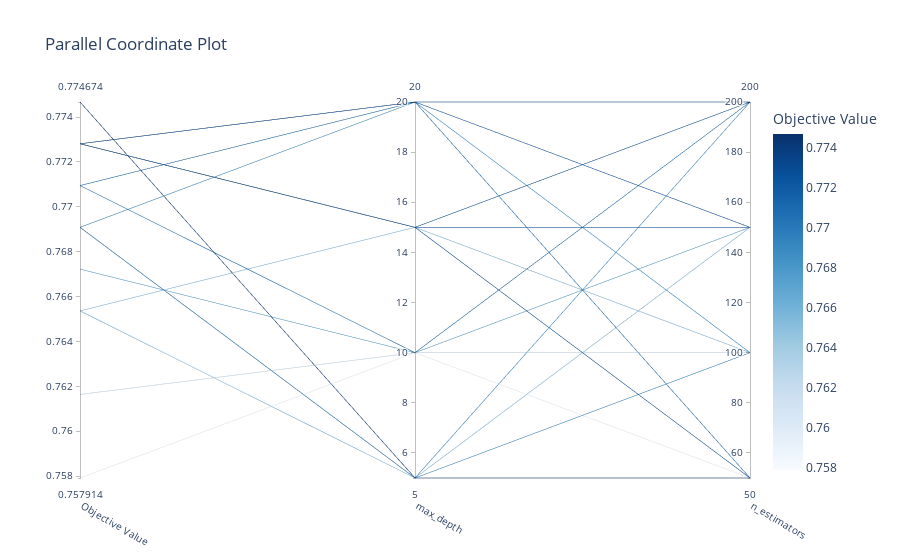

This figure's notebook cell:
### Code cell
# it's show that, the region we select
# maybe the best value or not, density is almost same in everywhere.
# if any region density is high, then, we should do more study
# in that range

plot_parallel_coordinate(study).show()

### Figure 1 — Plotly figure (JSON) as saved in the notebook; plotly's stock layout.template omitted (floating-point values rounded to 4 significant figures)
{"data": [{"dimensions": [{"label": "Objective Value", "range": [0.7579, 0.7747], "values": [0.7691, 0.7672, 0.7728, 0.7654, 0.7691, 0.7579, 0.7654, 0.7728, 0.7728, 0.7709, 0.7728, 0.7728, 0.7691, 0.7747, 0.7616, 0.7709]}, {"label": "max_depth", "range": [5, 20], "values": [5, 10, 15, 15, 20, 10, 5, 20, 15, 10, 20, 15, 5, 5, 10, 20]}, {"label": "n_estimators", "range": [50, 200], "values": [100, 150, 50, 100, 100, 50, 150, 150, 150, 200, 200, 200, 200, 50, 100, 50]}], "labelangle": 30, "labelside": "bottom", "line": {"color": [0.7691, 0.7672, 0.7728, 0.7654, 0.7691, 0.7579, 0.7654, 0.7728, 0.7728, 0.7709, 0.7728, 0.7728, 0.7691, 0.7747, 0.7616, 0.7709], "colorbar": {"title": {"text": "Objective Value"}}, "colorscale": [[0, "rgb(247,251,255)"], [0.125, "rgb(222,235,247)"], [0.25, "rgb(198,219,239)"], [0.375, "rgb(158,202,225)"], [0.5, "rgb(107,174,214)"], [0.625, "rgb(66,146,198)"], [0.75, "rgb(33,113,181)"], [0.875, "rgb(8,81,156)"], [1, "rgb(8,48,107)"]], "reversescale": false, "showscale": true}, "type": "parcoords"}], "layout": {"title": {"text": "Parallel Coordinate Plot"}}}
